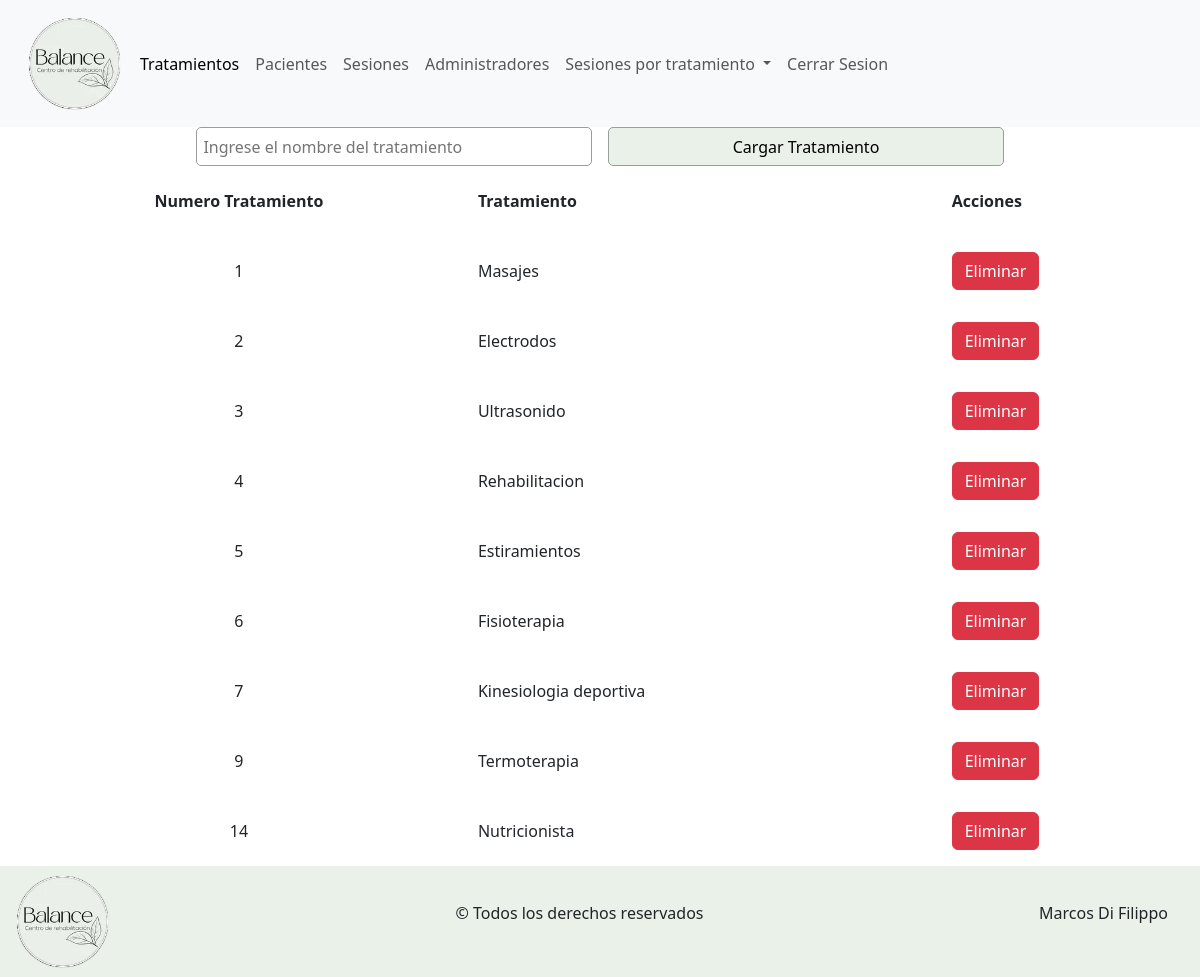
The app's page /admin/tratamientos.php (signed in) with its own data.
### tables this page shows
CREATE TABLE IF NOT EXISTS `tratamientos` (
  `id_tratamientos` int NOT NULL AUTO_INCREMENT,
  `nombre` varchar(45) NOT NULL,
  PRIMARY KEY (`id_tratamientos`),
  UNIQUE KEY `id_tratamientos_UNIQUE` (`id_tratamientos`)
);

### admin/abml/lectura.php (called while the page is built, shortened)
<?php
    $lecturaTratamientos = "SELECT * FROM `tratamientos`";
?>

### admin/tratamientos.php (the view, shortened to what this page needs)
<?php
    include_once("../componentes-admin/header.php");
    include_once("./abml/lectura.php");
?>
<main>
    <section>
        <article class="article-alta-tratamiento">
            <form action="./abml/alta-tratamientos.php" method="post">
                <input type="text" name="tratamiento" placeholder="Ingrese el nombre del tratamiento">
                <input type="submit" value="Cargar Tratamiento">
            </form>
        </article>
        <article class="article-table">
            <table>
                <thead>
                    <th id="th-num-tratamiento">
                        Numero Tratamiento
                    </th>
                    <th>
                        Tratamiento
                    </th>
                    <th>
                        Acciones
                    </th>
                </thead>
                <tbody>
                    <?php
                        $tratamientos = mysqli_query($conexion, $lecturaTratamientos);
                        while ($tratamiento = mysqli_fetch_array($tratamientos)) {
                            echo "<tr>";
                            echo "<td class='num-tratamiento'>$tratamiento[id_tratamientos]</td>";
                            echo "<td>$tratamiento[nombre]</td>";
                            echo "<td><a class='btn btn-danger' href='./abml/baja.php?idT=$tratamiento[id_tratamientos]'>Eliminar</a></td>";
                            echo "</tr>";
                        }
                    ?>
                </tbody>
            </table>
        </article>
    </section>
</main>
<?php
    include_once("../componentes-admin/footer.php");
?>

### css-admin/main.css (style rules this page uses)
* { margin: 0; padding: 0; }
a { text-decoration: none; }
table { width: 100%; }
tr { height: 70px; transition: background-color 0.2s ease; }
#th-num-tratamiento { text-align: center; }
.num-tratamiento { text-align: center; }
input { padding: 0.4rem !important ; }
.article-alta-tratamiento { display: flex; justify-content: center; align-items: center; }
.article-alta-tratamiento form { display: flex; column-gap: 1rem; justify-content: center; align-items: center; width: 100%; }
.article-alta-tratamiento form > * { border: #9a9e9a solid 1px; border-radius: 5px; width: 33%; }
.article-alta-tratamiento form input[type=submit] { background-color: #EAF1E8; color: black; }

### records on screen
tratamientos: id_tratamientos "1", nombre "Masajes"
tratamientos: id_tratamientos "2", nombre "Electrodos"
tratamientos: id_tratamientos "3", nombre "Ultrasonido"
tratamientos: id_tratamientos "4", nombre "Rehabilitacion"
tratamientos: id_tratamientos "5", nombre "Estiramientos"
tratamientos: id_tratamientos "6", nombre "Fisioterapia"
tratamientos: id_tratamientos "7", nombre "Kinesiologia deportiva"
tratamientos: id_tratamientos "9", nombre "Termoterapia"
tratamientos: id_tratamientos "14", nombre "Nutricionista"
